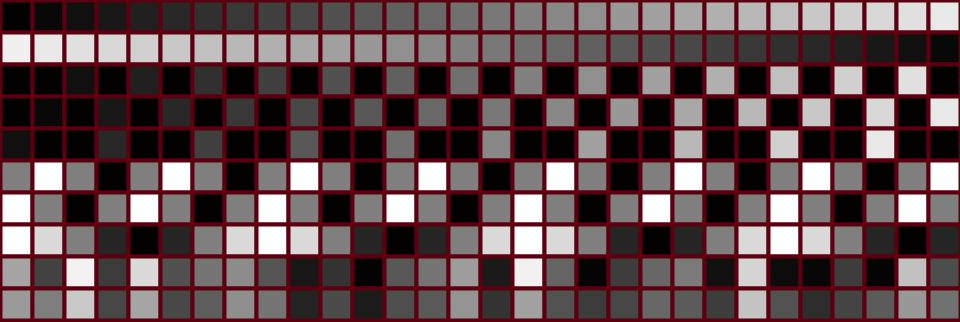
Frame 1 (no input)
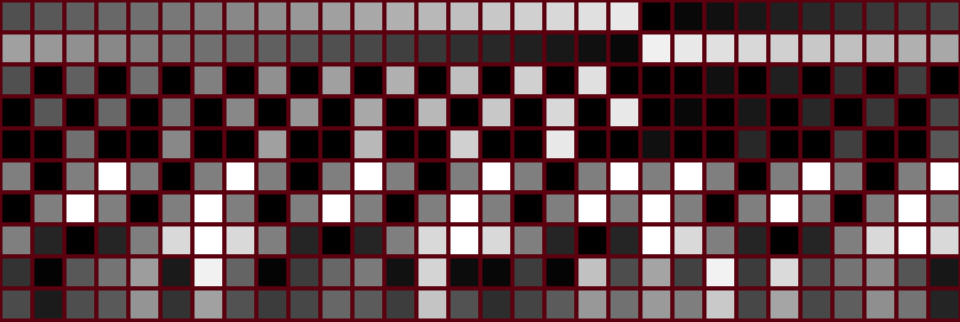
Frame 60 (the mouse pressed at the canvas centre just before this capture)
Frame 120 (the mouse held since frame 60 and released just before this capture): identical to frame 60, image omitted

The Processing sketch that drew these frames (run headless with seeded random() and noise(); from frame 60 on, the mouse is pressed at the canvas centre):

// Processing sketch: ANI2012H22_LoopingGrid
// ── ANI2012H22_LoopingGrid.pde
// ANI2012H22_LoopingGrid.pde
// Animation des résultats de différents exemples de boucles et
// utilisation de fonctions mathématiques de base.
// Le résultat de chaque boucle est encodé dans un dégradé de couleur,
// puis il est conservé dans un tableau à deux dimensions.
// Le tableau est animé avec un décalage des cases sur l'axe des colonnes qui vont boucler de manière perpétuelle.

// paramètres
int tileSize = 32;
boolean isAnimated = true;
color colorStroke = color(91, 0, 15);

// variables
int index;

int indexX;
int indexY;

int divisionCountX;
int divisionCountY;

int tilePositionX;
int tilePositionY;

int tileOffsetX;

int tileShift;

int colorStep;

// tableau à deux dimensions qui contient le résultat de chaque boucle
int[][] table;

void setup()
{
  size(960, 322);
  frameRate(10);
  strokeWeight(4);
  stroke(colorStroke);
  rectMode(CORNER);

  // initialisation des variables
  tileShift = 0;

  divisionCountX = int(width / float(tileSize));
  divisionCountY = int(height / float(tileSize));

  colorStep = int(255.0f / divisionCountX);

  // instanciation du tableau à deux dimensions
  table = new int[divisionCountX][divisionCountY];

  // initialisation du tableau (mettre toutes les cases à zéro)
  for (indexX = 0; indexX < divisionCountX; ++indexX)
  {
    for (indexY = 0; indexY < divisionCountY; ++indexY)
    {
      table[indexX][indexY] = 0;
    }
  }

  // à remarquer : en programmation, le premier index d'un tableau n'est pas 1 mais 0
  // la première dimension du tableau est les colonnes et la seconde dimension est les rangées
  // la première case du tableau, celle de la colonne 1 de la rangé 1 est donc : table[0][0]
  // la case située à la quatrième colonne de la troisième rangée est ici : table[3][2]
  // la case située à la troisième colonne de la quatrième rangée est ici : table[2][3]
  // la case située à la dernière colonne de la dernière rangée est ici : table[divisionCountX - 1][divisionCountX - 1]

  // rangée 1. boucle croissante
  for (index = 0; index < divisionCountX; ++index)
  {
    table[index][0] = colorStep * index;
  }

  // rangée 2. boucle décroissante
  for (index = divisionCountX - 1; index >= 0; --index)
  {
    table[index][1] = colorStep * (divisionCountX - index);
  }

  // rangée 3. boucle croissante avec incrémentation de 2 sur les indices pairs
  for (index = 0; index < divisionCountX; index += 2)
  {
    table[index][2] = colorStep * index;
  }

  // rangée 4. boucle croissante avec incrémentation de 2 sur indices impairs
  for (index = 1; index < divisionCountX; index += 2)
  {
    table[index][3] = colorStep * index;
  }

  // rangée 5. boucle croissante avec incrémentation de 3
  for (index = 0; index < divisionCountX; index += 3)
  {
    table[index][4] = colorStep * (index + 2);
  }

  // rangée 6. boucle croissante avec mapping selon une fonction trigonométrique (sinus de 90 degrés par indice)
  for (index = 0; index < divisionCountX; ++index)
  {
    table[index][5] = int(map(sin(radians(index * 90.0f)), -1.0f, 1.0f, 0.0f, 255.0f));
  }

  // rangée 7. boucle croissante avec mapping selon une fonction trigonométrique (cosinus de 90 degrés par indice)
  for (index = 0; index < divisionCountX; ++index)
  {
    table[index][6] = int(map(cos(radians(index * 90.0f)), -1.0f, 1.0f, 0.0f, 255.0f));
  }

  // rangée 8. boucle croissante avec mapping selon une fonction trigonométrique (cosinus de 45 degrés par indice)
  for (index = 0; index < divisionCountX; ++index)
  {
    table[index][7] = int(map(cos(radians(index * 45.0f)), -1.0f, 1.0f, 0.0f, 255.0f));
  }

  // rangée 9. boucle croissante avec valeurs aléatoires (distribution uniforme)
  for (index = 0; index < divisionCountX; ++index)
  {
    table[index][8] = int(random(255.0f));
  }

  // rangée 10. boucle croissante avec valeurs aléatoires (fonction de bruit)
  for (index = 0; index < divisionCountX; ++index)
  {
    table[index][9] = int(noise(index) * 255.0f);
  }
}

void draw()
{
  // délai de quelques frames avant de lancer la boucle d'animation
  if (frameCount > 20)
  {
    if (isAnimated)
    {
      // variable utilisée pour décaler l'animation d'une case à chaque étape
      ++tileShift;

      // faire boucler l'animation sur l'intervalle des indices en X du tableau
      if (tileShift >= divisionCountX)
        tileShift = 0;
    }
  }

  // affichage du contenu du tableau sous forme d'une grille de rectangles colorés
  for (indexX = 0; indexX < divisionCountX; ++indexX)
  {
    for (indexY = 0; indexY < divisionCountY; ++indexY)
    {
      // décalage de la tuile en X
      tileOffsetX = indexX + tileShift;

      // afin de rester dans les limites du tableau
      if (tileOffsetX >= divisionCountX)
        tileOffsetX -= divisionCountX;

      // coordonnées de la case dans la fenêtre d'affichage
      tilePositionX = tileSize * indexX;
      tilePositionY = tileSize * indexY;

      // les valeurs précalculées dans le tableau sont utilisées pour colorer chaque case en ton de gris
      fill(table[tileOffsetX][indexY]);
      rect(tilePositionX, tilePositionY, tileSize, tileSize);
    }
  }
}

void keyReleased()
{
  // pauser ou relancer l'animation
  isAnimated = !isAnimated;
}
